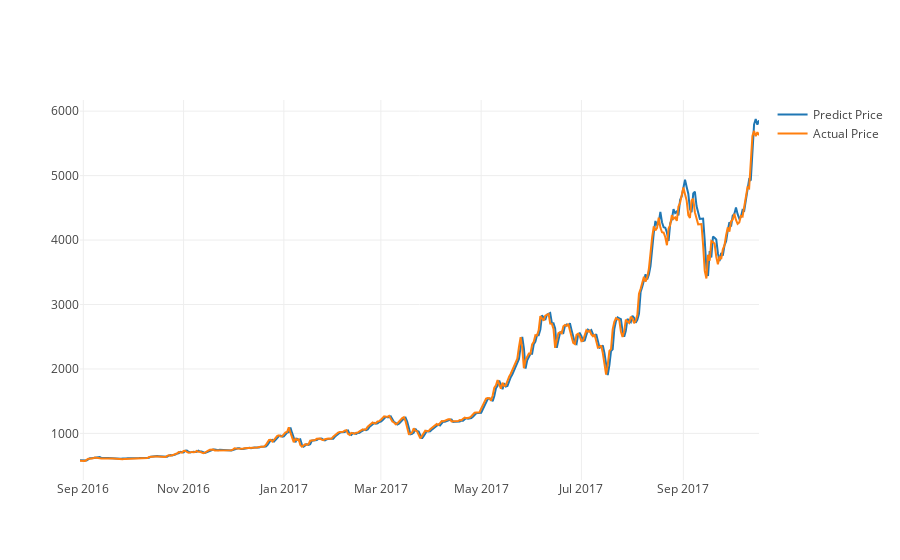

Notebook code cell kept with this figure:
### Markdown cell above
#### Plot predicted and actual line graph with X=dates, Y=USD

### Code cell
actual_chart = go.Scatter(x=predictDates, y=testY_reshape, name= 'Actual Price')
predict_chart = go.Scatter(x=predictDates, y=yhat_reshape, name= 'Predict Price')
py.iplot([predict_chart, actual_chart])

### Figure 1 — Plotly figure (JSON) as saved in the notebook; plotly's stock layout.template omitted (floating-point values rounded to 4 significant figures; data arrays with more than 128 entries replaced by an {"elided": "..."} marker saying what was removed)
{"data": [{"name": "Predict Price", "type": "scatter", "x": {"elided": "414 str values"}, "y": {"elided": "414 float values"}}, {"name": "Actual Price", "type": "scatter", "x": {"elided": "414 str values"}, "y": {"elided": "414 float values"}}], "layout": {}}
